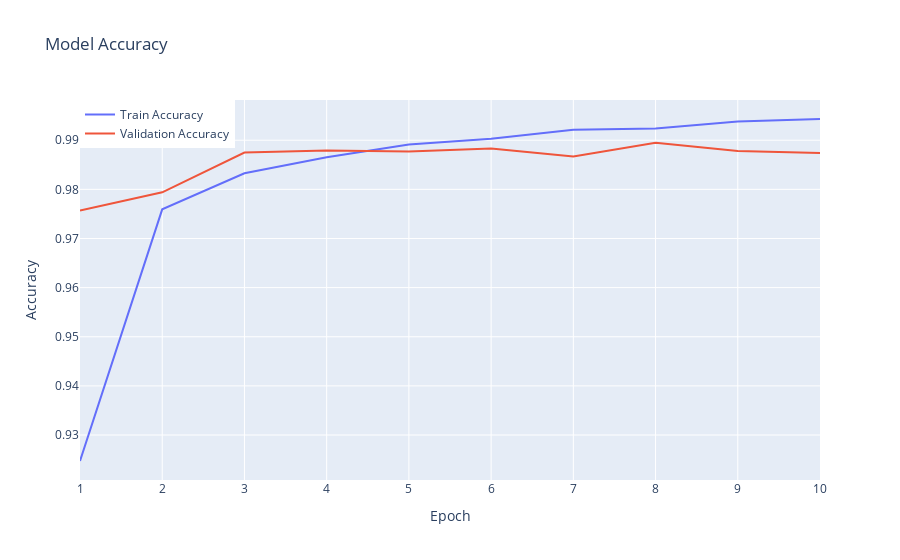
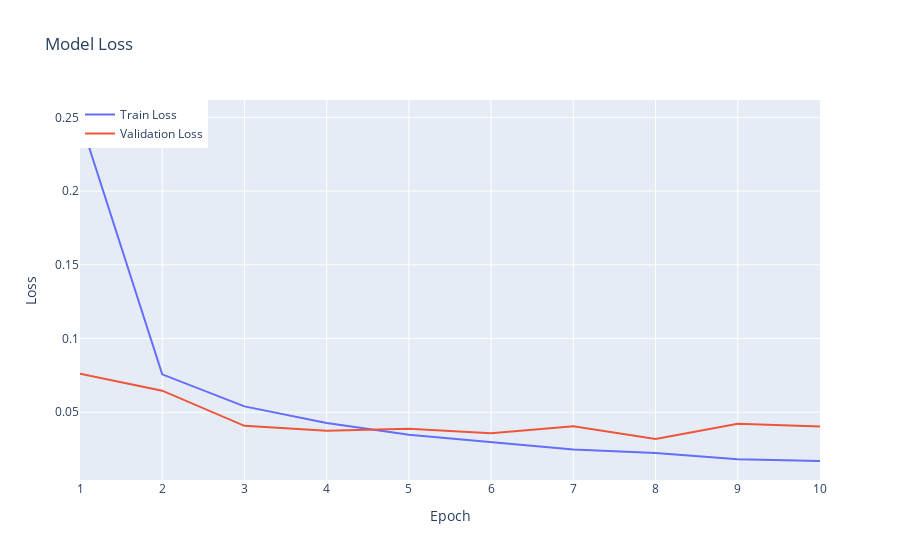

Notebook cell for these charts, in order:
### Code cell
plot_training_history_with_plotly(lanet5_history)

### Figure 1 — Plotly figure (JSON) as saved in the notebook; plotly's stock layout.template omitted (floating-point values rounded to 4 significant figures)
{"data": [{"mode": "lines", "name": "Train Accuracy", "type": "scatter", "x": [1, 2, 3, 4, 5, 6, 7, 8, 9, 10], "y": [0.9247, 0.9759, 0.9833, 0.9865, 0.9891, 0.9903, 0.9921, 0.9924, 0.9938, 0.9943]}, {"mode": "lines", "name": "Validation Accuracy", "type": "scatter", "x": [1, 2, 3, 4, 5, 6, 7, 8, 9, 10], "y": [0.9757, 0.9794, 0.9875, 0.9879, 0.9877, 0.9883, 0.9867, 0.9895, 0.9878, 0.9874]}], "layout": {"legend": {"x": 0, "y": 1}, "title": {"text": "Model Accuracy"}, "xaxis": {"title": {"text": "Epoch"}}, "yaxis": {"title": {"text": "Accuracy"}}}}

### Figure 2 — Plotly figure (JSON) as saved in the notebook; plotly's stock layout.template omitted (floating-point values rounded to 4 significant figures)
{"data": [{"mode": "lines", "name": "Train Loss", "type": "scatter", "x": [1, 2, 3, 4, 5, 6, 7, 8, 9, 10], "y": [0.2489, 0.07571, 0.05396, 0.04271, 0.03473, 0.02967, 0.02468, 0.02239, 0.0181, 0.0169]}, {"mode": "lines", "name": "Validation Loss", "type": "scatter", "x": [1, 2, 3, 4, 5, 6, 7, 8, 9, 10], "y": [0.07605, 0.06459, 0.04077, 0.03748, 0.03876, 0.03581, 0.04055, 0.03191, 0.04213, 0.04026]}], "layout": {"legend": {"x": 0, "y": 1}, "title": {"text": "Model Loss"}, "xaxis": {"title": {"text": "Epoch"}}, "yaxis": {"title": {"text": "Loss"}}}}
